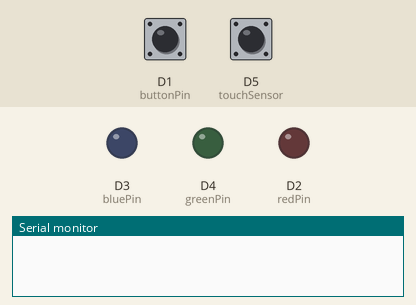
Simulated run of this sketch. Board: ESP8266 (NodeMCU). Parts: output pins drawn as LEDs (lit = HIGH), the last lines printed to the serial monitor. Inputs (shaded band) come from the test bench; at power-on: D5 (touchSensor) LOW, D1 (buttonPin) LOW.

Above: at 1.2 s.
1.3 s: D5 (touchSensor) driven HIGH
At 2.5 s:
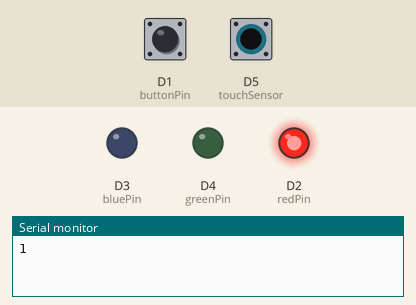
4.5 s: D5 (touchSensor) pulsed LOW 5 times (0.12 s each, 0.3 s apart)
At 5.17 s:
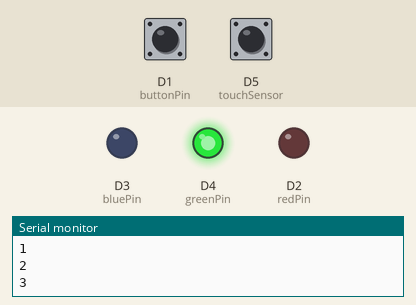
At 6.6 s:
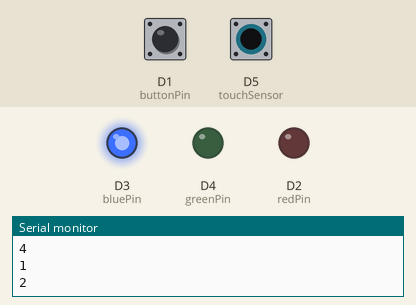
Timing chart, 0 to 8.1 s (numbered marks = the images above; inputs shaded):
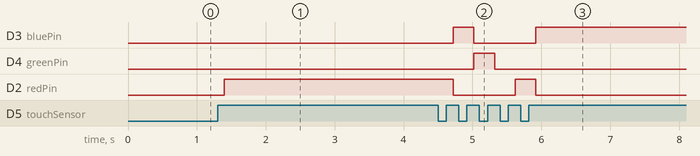

Measured:
- after the input at 1.3 s, D2 (redPin): LOW → HIGH after 0.10 s
- after the input at 4.5 s, D3 (bluePin): LOW → HIGH after 0.22 s, → LOW 0.30 s later, → HIGH 0.90 s later; D4 (greenPin): LOW → HIGH after 0.52 s, → LOW 0.30 s later; D2 (redPin): HIGH → LOW after 0.22 s, → HIGH 0.90 s later, → LOW 0.30 s later

The sketch:

LEBMitButtonZ_hlen.ino
```cpp
const int buttonPin = D1;    // Button - auf D1, 3v auf S
const int redPin = D2;       // LED - auf GND, LED G auf D2
const int bluePin = D3;     // LED B auf D3
const int greenPin = D4;   // LED R auf D4 , beschriftung auf LED scheint falsch zu sein...
const int touchSensor = D5; // Touch Sensor


int zaehler = 0;            // Zähler initialisieren
int buttonStatus = 0;        // Status des Buttons initialisieren
int letzterButtonStatus = 0;    // Status des Buttons auf 0 setzen
int touchStatus = 0;
int letzterTouchStatus = 0;

void setup() {
  pinMode(buttonPin, INPUT);    // Button auf Input setzen
  pinMode(redPin, OUTPUT);      // Pins der LED auf Output setzen
  pinMode(bluePin, OUTPUT);
  pinMode(greenPin, OUTPUT);
  Serial.begin(115200);         // Geschwindigkeit festlegen, optional, notwendig um Serial.print auszulesen
  pinMode(touchSensor, INPUT);
}
void loop() {

  touchStatus = digitalRead(touchSensor); // Status des Touchsensors wird ausgelesen

 if (touchStatus != letzterTouchStatus) {  // wenn der Status des Sensors nicht mit dem gespeicherten Wert
    if (touchStatus == HIGH) {          // übereinstimmt, wird 1 hochgezählt
      zaehler++;
      Serial.println(zaehler);
    } else if (zaehler >= 4){           // wenn der Zähler bei 4 steht, wird er auf 0 zurückgesetzt
      zaehler = 0;
      } else {
    }
    delay(100);                          // kurze Pause, um falsches Auslesen zu vermeiden
 }
   letzterTouchStatus = touchStatus;       // neuen Touch Status speichern

  if (zaehler == 1) {                   // Begin der Schleife, wenn Zähler = 1 -> LED ist Rot
    digitalWrite(redPin, HIGH);
    digitalWrite(bluePin, LOW);
    digitalWrite(greenPin, LOW);
  } else if (zaehler == 2) {            // Wenn Zähler = 2 -> LED ist Blau
    digitalWrite(redPin, LOW);
    digitalWrite(bluePin, HIGH);
    digitalWrite(greenPin, LOW);
  } else if (zaehler == 3){             // Wenn Zähler = 3 -> LED ist Grün
    digitalWrite(redPin, LOW);
    digitalWrite(bluePin, LOW);
    digitalWrite(greenPin, HIGH);
    } else if (zaehler == 4) {          // Wenn Zähler = 4 -> LED ist aus
    digitalWrite(redPin, LOW);
    digitalWrite(bluePin, LOW);
    digitalWrite(greenPin, LOW);
      }

      buttonStatus = digitalRead(buttonPin);
      if (buttonStatus != letzterButtonStatus) {
        if (buttonStatus == HIGH) {
            Serial.println("Neue Nachricht: ");
            Serial.println(zaehler);
            }
        delay(50);
        }
  letzterButtonStatus = buttonStatus;
}
```
